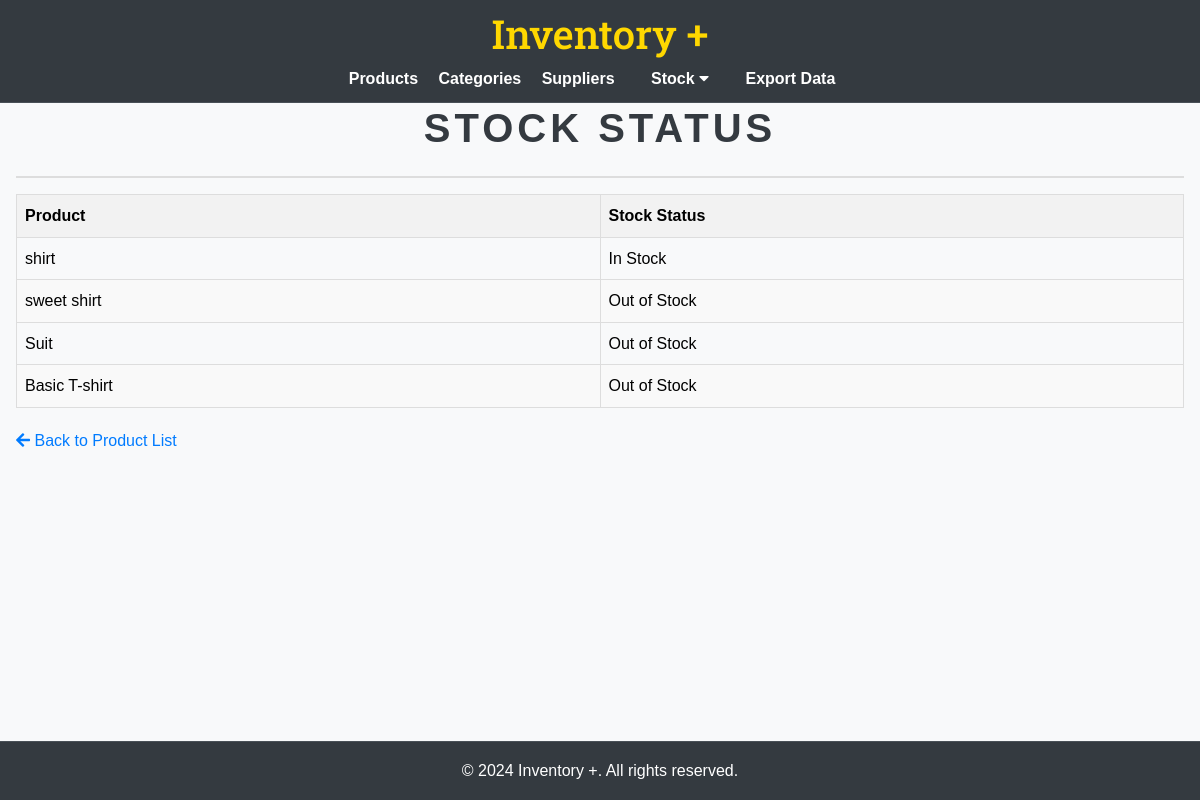
The page /stock/status/ on the database as committed earlier.
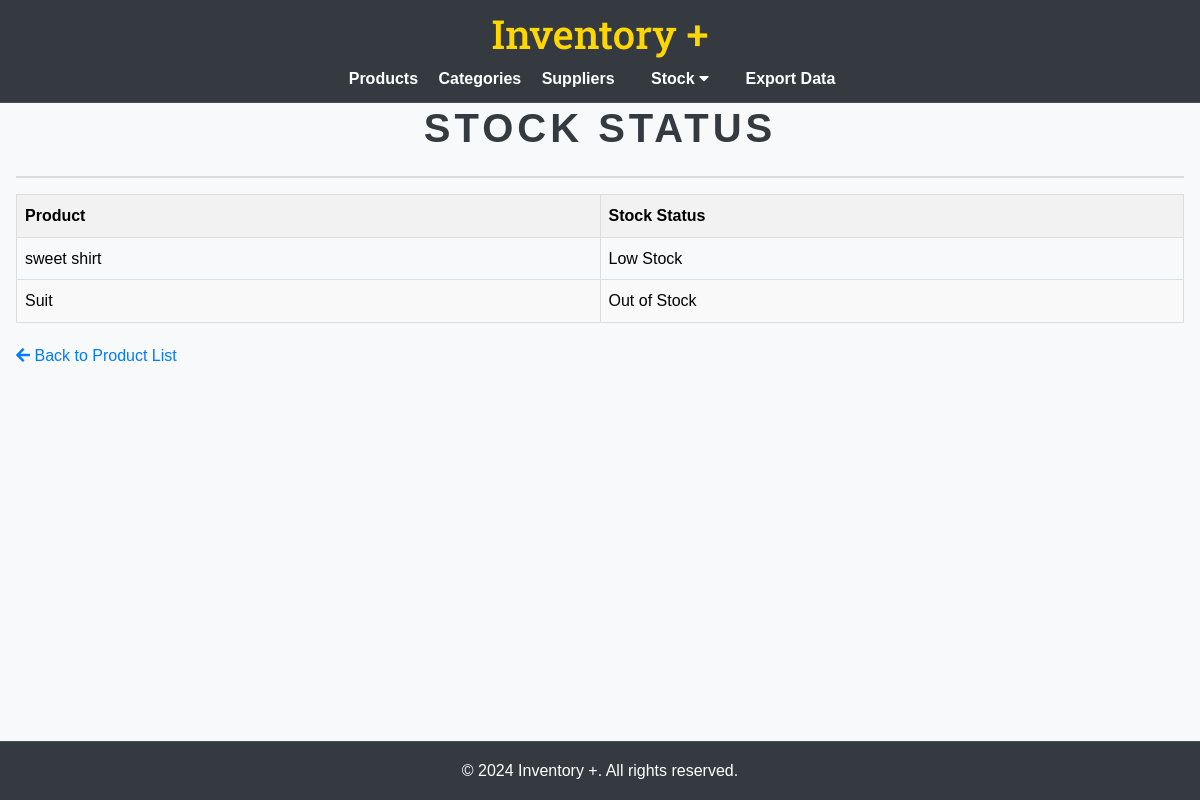
The same page on the database as committed later.
### inventory/models.py (models this page shows, shortened)
class Product(models.Model):
    name = models.CharField(max_length=100)
    description = models.TextField()
    price = models.DecimalField(max_digits=10, decimal_places=2)
    category = models.ForeignKey(Category, on_delete=models.CASCADE, related_name='products')
    suppliers = models.ManyToManyField(Supplier, related_name='products')
    image = models.ImageField(upload_to='product_images/', null=True, blank=True)
    def get_stock_level(self):
        return self.stock_entries.aggregate(total_stock=models.Sum('quantity'))['total_stock'] or 0

### inventory/views.py (the view)
# urls.py: path('stock/status/', views.stock_status, name='stock_status'),
def stock_status(request):
    products = Product.objects.all()
    return render(request, 'inventory/stock_status.html', {'products': products})

### inventory/templates/inventory/stock_status.html (shortened to what this page needs)
{% extends "base.html" %}
{% block content %}
<div class="content-container">
    <h2>Stock Status</h2>
    <table class="stock-table">
        <thead>
            <tr>
                <th style="width: 50%">Product</th>
                <th style="width: 50%">Stock Status</th>
            </tr>
        </thead>
        <tbody>
            {% for product in products %}
            <tr>
                <td>{{ product.name }}</td>
                <td>
                    {% if product.get_stock_level > 10 %}
                    <span class="badge badge-success">In Stock</span>
                    {% elif product.get_stock_level > 0 %}
                    <span class="badge badge-warning">Low Stock</span>
                    {% else %}
                    <span class="badge badge-danger">Out of Stock</span>
                    {% endif %}
                </td>
            </tr>
            {% endfor %}
        </tbody>
    </table>
    <div style="margin-top: 20px;">
        <a href="{% url 'product_list' %}" style="color: #007bff; text-decoration: none; font-size: 16px;"> <i class="fas fa-arrow-left"></i> Back to Product List</a>
    </div>
</div>
{% endblock %}

Rows that differ between the two databases and show on the page:
removed Product: name "shirt", shows "In Stock"
removed Product: name "Basic T-shirt", shows "Out of Stock"
computed for Product "sweet shirt": text "Out of Stock" → "Low Stock"
